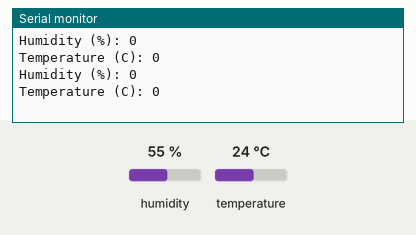
Recording of a sketch running on a simulated Arduino Uno, built with avr-gcc and run on an emulated ATmega328P. On the bench: the last lines printed to the serial monitor. Wiring (inferred from the names in the program): DHT11 sensor: data pin 4. Inputs (shaded band) come from the test bench; at power-on: humidity 55 %, temperature 24 °C.

Above: at 2.8 s.
2.9 s: humidity set to 22 %
5.6 s: temperature set to 41 °C
At 8.2 s:
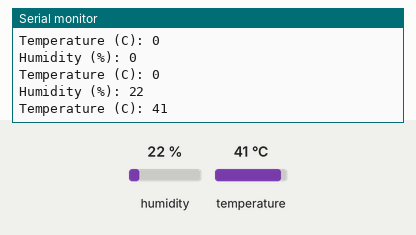
8.3 s: humidity set to 40 %
At 11.3 s:
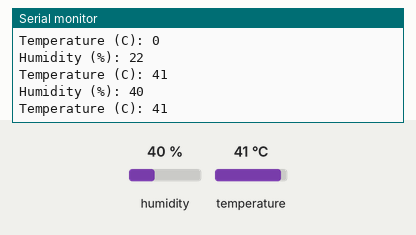
Timing chart, 0 to 12.8 s (numbered marks = the images above; inputs shaded):
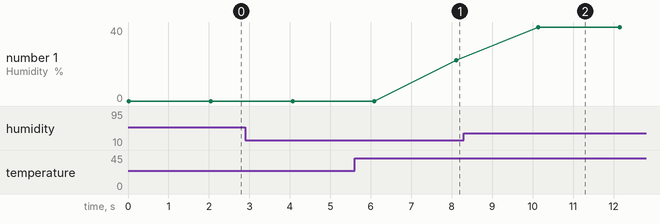

Measured:
- after the input at 5.6 s, the serial monitor: prints a new line after 2.5 s (image 1)
- after the input at 8.3 s, the serial monitor: prints a new line after 1.8 s (image 2)
- plotted number 1: 22 → 40 after the input at 8.3 s

The sketch:

Code.ino
```cpp
#define DHT11PIN 4

void setup() {
  Serial.begin(9600);
}

void loop() {
  Serial.println();

  // Variables to store humidity and temperature data
  int humidity = 0;
  int temperature = 0;

  // Read data from DHT11 sensor
  int data[5];
  for (int i = 0; i < 5; ++i) {
    data[i] = 0;
  }

  // Start signal
  pinMode(DHT11PIN, OUTPUT);
  digitalWrite(DHT11PIN, LOW);
  delay(18);

  // DHT11 response
  digitalWrite(DHT11PIN, HIGH);
  delayMicroseconds(30);
  pinMode(DHT11PIN, INPUT);

  // Acknowledge signal
  if (digitalRead(DHT11PIN) == LOW) {
    // Wait for DHT11 to pull bus low for 80us
    while (digitalRead(DHT11PIN) == LOW);

    // Wait for DHT11 to pull bus high for 80us
    while (digitalRead(DHT11PIN) == HIGH);

    // Read data (40 bits)
    for (int i = 0; i < 40; ++i) {
      // Wait for sensor to pull the line low for 50us
      while (digitalRead(DHT11PIN) == LOW);

      // Measure duration of the high pulse
      unsigned long startTime = micros();
      while (digitalRead(DHT11PIN) == HIGH);
      unsigned long duration = micros() - startTime;

      // Store data bit
      data[i / 8] <<= 1;
      if (duration > 40) {
        data[i / 8] |= 1;
      }
    }

    // Checksum validation
    if (data[4] == ((data[0] + data[1] + data[2] + data[3]) & 0xFF)) {
      humidity = data[0];
      temperature = data[2];
    }
  }

  // Display readings
  Serial.print("Humidity (%): ");
  Serial.println(humidity);
  Serial.print("Temperature (C): ");
  Serial.println(temperature);

  delay(2000);
}
```
